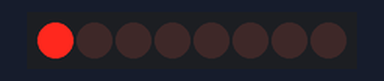
Simulated run of this sketch. Board: Arduino Uno, built with avr-gcc and run on an emulated ATmega328P. On the bench: 8 shift-register outputs drawn as a row of LEDs (first output left, lit = HIGH). Wiring (inferred from the names in the program): shift register (74HC595): data pin 8; shift clock pin 10; latch pin 9. Wiring (inferred from the signals the program sends): row of LEDs: on Q0, Q1, Q2, Q3, Q4, Q5, Q6, Q7.

Above: at 0.2 s.
At 1.2 s:
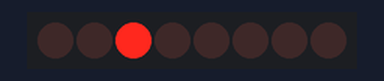
At 2.2 s:
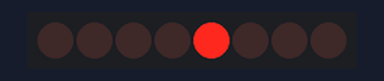
At 4.2 s:
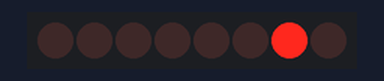
At 6.7 s:
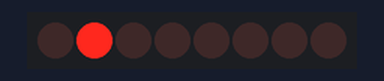
At 8.7 s:
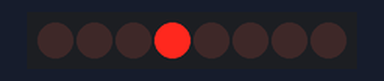
Timing chart, 0 to 9.1 s (numbered marks = the images above):
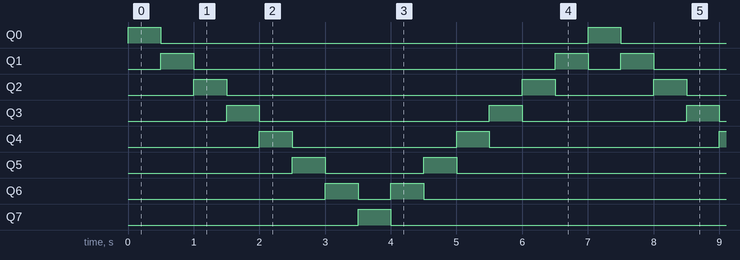

The sketch:

ScanningLedShiftREgister.ino
```cpp
const int SER = 8;
const int RCLK = 9;
const int SRCLK = 10;

int seq[14] = {1,2,4,8,16,32,64,128,64,32,16,8,4,2};

void setup() {
  // put your setup code here, to run once:
  pinMode(SER, OUTPUT);
  pinMode(RCLK, OUTPUT);
  pinMode(SRCLK, OUTPUT);
}

void loop() {
  // put your main code here, to run repeatedly:
  for (int i=0; i<14; i++) {
    digitalWrite(RCLK, LOW);
    shiftOut(SER, SRCLK, MSBFIRST, seq[i]);
    digitalWrite(RCLK, HIGH);
    delay(500);
  }
}
```

Measured:
- by itself, Q0, Q7: alternates HIGH for 0.50 s and LOW for 6.5 s
- by itself, Q1: repeats every 7.0 s: LOW 5.5 s, HIGH 0.50 s, LOW 0.50 s, HIGH 0.50 s
- by itself, Q2: repeats every 7.0 s: LOW 4.5 s, HIGH 0.50 s, LOW 1.5 s, HIGH 0.50 s
- by itself, Q3: repeats every 7.0 s: LOW 3.5 s, HIGH 0.50 s, LOW 2.5 s, HIGH 0.50 s
- by itself, Q4: repeats every 7.0 s: LOW 2.5 s, HIGH 0.50 s, LOW 3.5 s, HIGH 0.50 s
- by itself, Q5: repeats every 7.0 s: LOW 1.5 s, HIGH 0.50 s, LOW 4.5 s, HIGH 0.50 s
- by itself, Q6: repeats every 7.0 s: LOW 0.50 s, HIGH 0.50 s, LOW 5.5 s, HIGH 0.50 s
